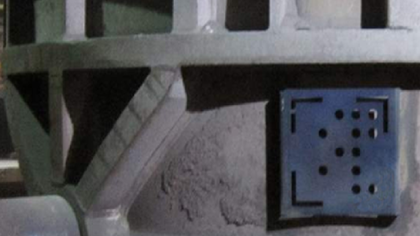
%> input picture Matlab/Immagini/Elaborazione 2/posizione2.bmp, 420 x 236 px, shrunk from 1280 x 720 before the run
$ octave boh.m   (GNU Octave 9; MATLAB toolbox functions it lacks are replaced by stand-ins)
%> lines starting %> are read from the running program, lines starting %| are printed output that depends on the picture; in (x1, y1, x2, y2) boxes, pixels count from 0 and x2, y2 are one past the last pixel; in counts of white or black regions, pixels touching at a corner belong together; the program's own positions count from 1
%> further down, I is the input picture: size 236x420x3 uint8; mean R, G, B 80.3, 80.9, 84.9
### Matlab/Immagini/Elaborazione 2/filtraggio.m
function [immagine]=filtraggio(image)

%     sceneImage=imcomplement(image); %negativo
    J=rgb2gray(image); %scala di grigi
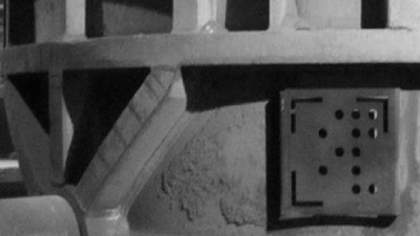
%> J: size 236x420 uint8; min 2, max 210, mean 81.2
%     figure; imshow(J);
    J=imcomplement(J); %negativo
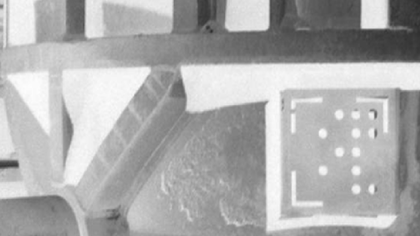
%> J: size 236x420 uint8; min 45, max 253, mean 173.8
%     figure; imshow(J);
    %J immagine, 0.8 tollezanza sotto la quale salva i bit in 0 e sopra sono 1
    Ibw = im2bw(J,0.8); %conversione in binario dell'immagine J
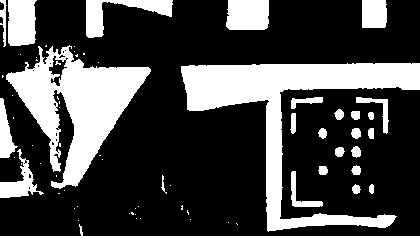
%> Ibw: size 236x420 logical; 27.3% white; 69 white regions (42 under 20 px), largest, box (x1, y1, x2, y2) and area: (181, 63, 420, 232) 10616, (6, 45, 151, 189) 8699, (226, 0, 269, 30) 1234
%     figure;imshow(Ibw);
    %IBW è un immagine binaria, 'sobel' il tipo di filtro
%> the run ends on the next line
    gradiente_immagine = imgradient(Ibw, 'sobel'); %Calcolo la dimensione del gradiente e la direzione
%     figure;imshsobelow(gradiente_immagine);
    massimo=max(gradiente_immagine(:))
    I_minima = gradiente_immagine/max(gradiente_immagine(:)); %trovo i valori minimi(più forti)
    I_minima = I_minima*100; %salvo i valori minimi
    Immagine_filtrata = floor(I_minima); %approssimo per difetto
    Immagine_filtrata = Immagine_filtrata/100; %torno ai valori normali
    J = imbinarize(Immagine_filtrata); %binarizzo l'immagine con valori 0 o 1
    figure; imshow(J); title('Sobel');
    Ifill = imfill(J,'holes'); %riempio i bordi vuoti ('holes')
%     figure; imshow(Ifill); title('qui');
    Iarea = bwareaopen(Ifill,300); %rimuovo piccoli oggetti sotto il valore 300
    Ifinal = bwlabel(Iarea);
    figure; imshow(Ifinal); title('riempita');
%     se = offsetstrel('disk', 15);
    se = offsetstrel('ball',7,2); %creo un filtro
    erodedI = imerode(Ifinal,se); %erodo l'immagine con il filtro se
    se=strel('disk', 5); %creo un filtro
    erodedI=imdilate(erodedI, se); %dilato i pezzi rimanenti nell'immagine usando il filtro se
    erodedI=imbinarize(erodedI); %binarizzo l'immagine e la ritorno
    a=calcolo_angolo(erodedI, 0.1); %calcolo angolo per la rotazione con tollerazna 0.1 (molto buono)
    immagine=imrotate(erodedI, -a); %ruoto l'immagine di un angolo -a e la ritorno in output
%     immagine=raddrizza(erodedI);
    figure; imshow(immagine); title('terminato');
end

### Matlab/Immagini/Elaborazione 2/Altro/boh.m
clc; clear all; close all;

I=imread('posizione2.bmp');
J=filtraggio(I);
